Frame 1 (no input): blank canvas, image omitted
Frame 60 (no input): blank canvas, image omitted
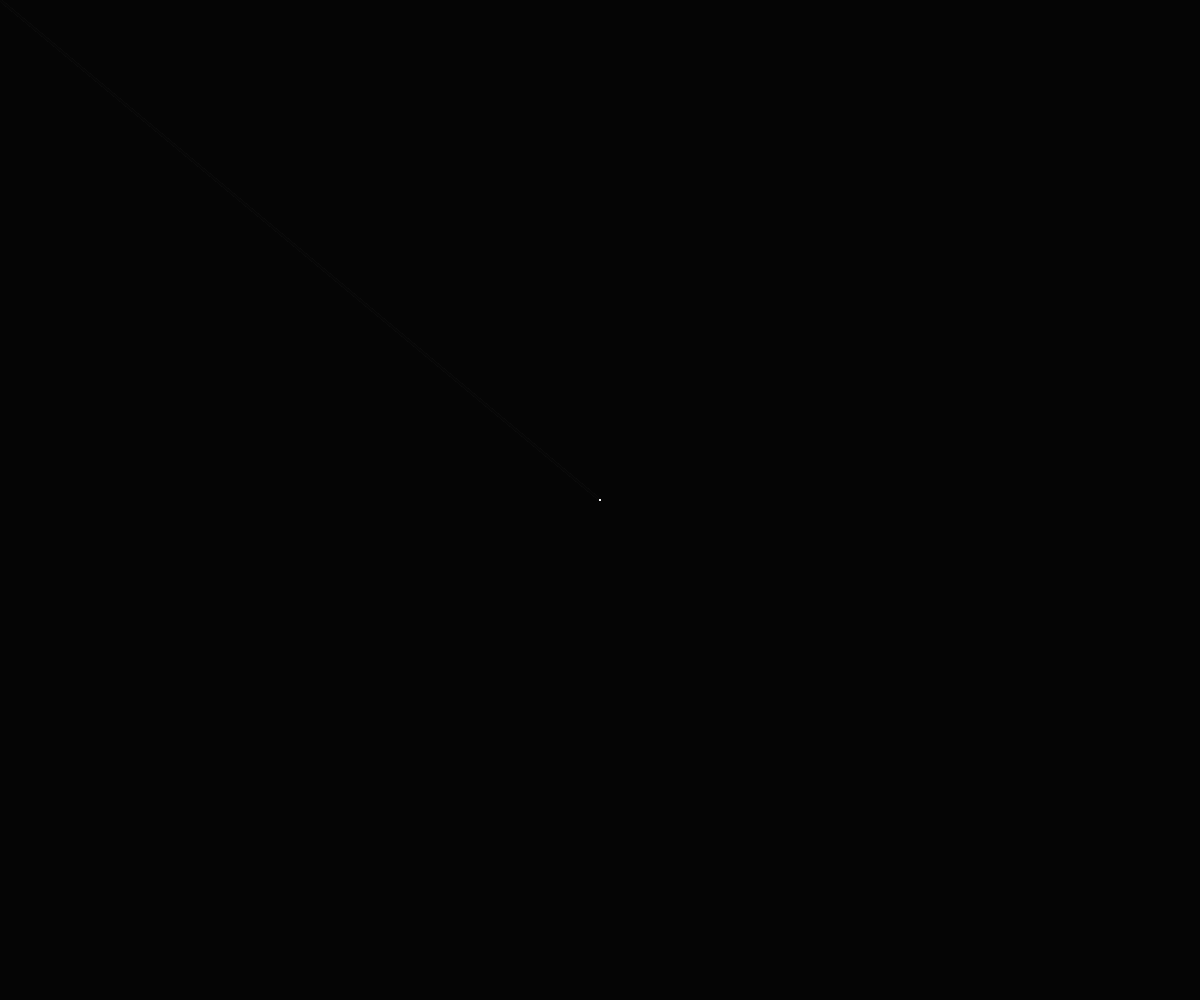
Frame 120 (the mouse pressed at the canvas centre since frame 60)

The p5.js sketch whose frames 1 and 60 were blank and that drew this single picture after the mouse press (run headless with seeded random() and noise() and a simulated clock; from frame 60 on, the mouse is pressed at the canvas centre):

// p5.js sketch
// ── sketch.js
let canvas
function setup() {
    canvas = createCanvas(windowWidth, windowHeight);
    canvas.position(0,0);
    canvas.style('z-index', '-1');
  }
function draw() {
    background(0, 20);
    stroke(255);
    strokeWeight(2);
    line(mouseX, mouseY, pmouseX, pmouseY);
  }
function mouseClicked(){
    ellipse(mouseX, mouseY, 50)
}
// ── style.css
html body {
    background-color: black;
    color: white;
    margin: 0;
    padding: 0;
    font-family: monospace;
}

header {
    font-size: 2rem;
    font-weight: bold;
    margin: 2vh;
    height: 5vh;
    overflow-x: hidden;
}
#myName{
    float: inline-end;
}

main {
    display: grid;
    grid-template-columns:[col1] 5fr [col2] 8fr [col3] 4fr [end];
    grid-template-rows:[row1] 1fr [row2] 1fr [row3] 1fr [end];
    max-height: 91vh;
}
article {
    margin-left: 20px;
    font-size: 1.2rem;
    grid-column: 1;
    grid-row: 1 / span 3;
    overflow-y: scroll;
}
#midImg {
    grid-column: 2;
    grid-row: 1 / span 3;
    align-self: center;
    height: 75%;
}
#rightTopImg {
    grid-column: 3;
    grid-row: 1 / span 2;
}
#rightBotImg {
    grid-column: 3;
    grid-row: 3;
}
#buttonDiv {
    grid-column: 2;
    grid-row: 3;
    align-self: end;
    justify-self: start;
    align-items: end;
    justify-items: start;
}
#littleTitle {
    letter-spacing: 5px;
    text-shadow: 2px 2px red;
    font-weight: bold;
    text-decoration-line: underline;
    text-decoration-style: wavy;
}
#littleTitle2 {
    letter-spacing: 5px;
    text-shadow: 2px 2px 2px blue;
    font-weight: bold;
    text-decoration-line: underline;
    text-decoration-style: dashed;
}
.whisperText {
    opacity: 0.75;
}
#canvasText {
    color: lightcoral;
    font-family: cursive;
    font-size: 1.5rem;
}
.drawMode {
    color: violet;
    font-family: fantasy;
}
.synthMode {
    color: cyan;
    font-family: Impact, Haettenschweiler, 'Arial Narrow Bold', sans-serif;
}
#littleTitle3 {
    letter-spacing: 5px;
    text-shadow: 0px 0px 5px yellow;
    font-weight: bold;
    text-decoration-line: underline;
    text-decoration-style: double;    
}
